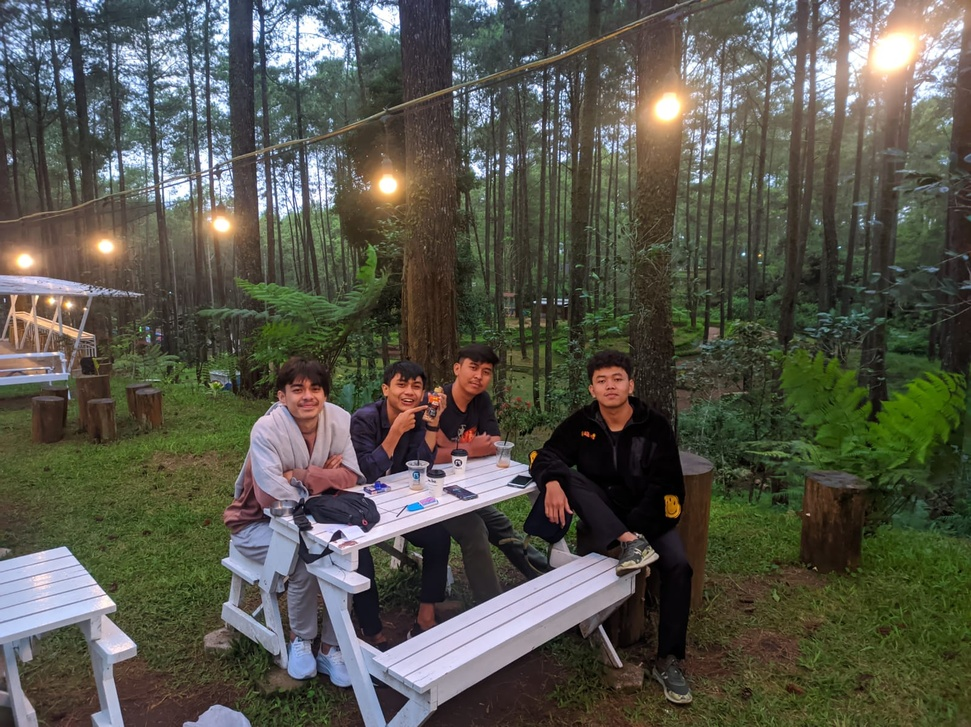
#> input picture satuu.jpg, 971 x 727 px, shrunk from 1600 x 1197 before the run
$ jupyter execute 'Feature Detection and Matching.ipynb'
#> lines starting #> are read from the running program, lines starting #| are printed output that depends on the picture
[cell 1]
# Contoh Script untuk feature detection and Matching
# Modifikasi script ini untuk mencoba metode yang berbeda

import numpy as np
import cv2
from matplotlib import pyplot as plt

# Gunakan gambar yang ada pada laptop masing-masing
img1 = cv2.imread('satuu.jpg') # gambar yang dituju
#> img1 is the input picture: shape (727, 971, 3); mean B, G, R 75.6, 86.3, 86.6
img2 = cv2.imread('duaa.jpg') # gambar yang dicari
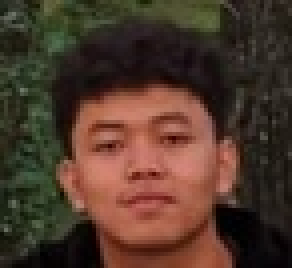
#> input picture duaa.jpg, 73 x 67 px, shrunk from 121 x 110 before the run (shown 4 times larger)
#> img2 is the input picture: shape (67, 73, 3); mean B, G, R 42.9, 56.1, 79.1
gray1= cv2.cvtColor(img1,cv2.COLOR_BGR2GRAY)
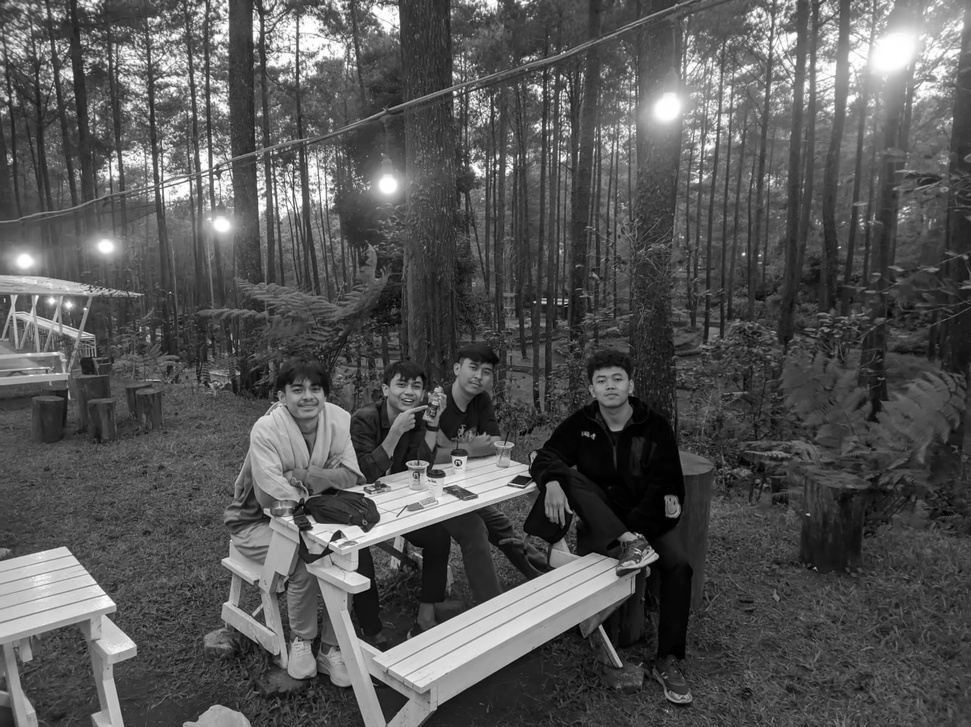
#> gray1: shape (727, 971); min 0, max 255, mean 85.2
gray2= cv2.cvtColor(img2,cv2.COLOR_BGR2GRAY)
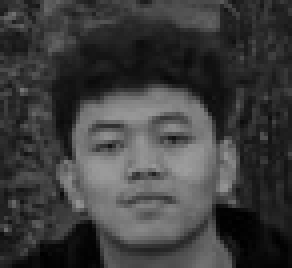
#> gray2: shape (67, 73) (shown 4 times larger); min 0, max 156, mean 61.5

# Menggunakan Detector SIFT
sift = cv2.SIFT_create()

# Mencari Keypoint dengan SIFT
kp1, des1 = sift.detectAndCompute(gray1,None)
#> kp1 = 7059 keypoints; strongest (x, y, size): (455, 93, 2.6), (337, 535, 6), (743, 254, 2.1), (215, 176, 2.4)
kp2, des2 = sift.detectAndCompute(gray2,None)
#> kp2 = 52 keypoints; strongest (x, y, size): (38, 39, 22.7), (27, 34, 2), (56, 46, 2.4), (43, 32, 2)

# Melakukan Matching dari hasil deteksi keypoints menggunakan
# BruteForce Matcher
bf = cv2.BFMatcher()
matches = bf.knnMatch(des1,des2, k=2)
#> matches = 7059 matches

# Uji rasio matching sederhana
good = []
for m,n in matches:
    if m.distance < 0.5*n.distance:
        good.append([m])
#> after the loop, good = 31 matches
img3 = None
# menggambar hasil match pada gambar baru (IMG3)
img3 = cv2.drawMatchesKnn(img1,kp1,img2,kp2,good,img3,flags=2)
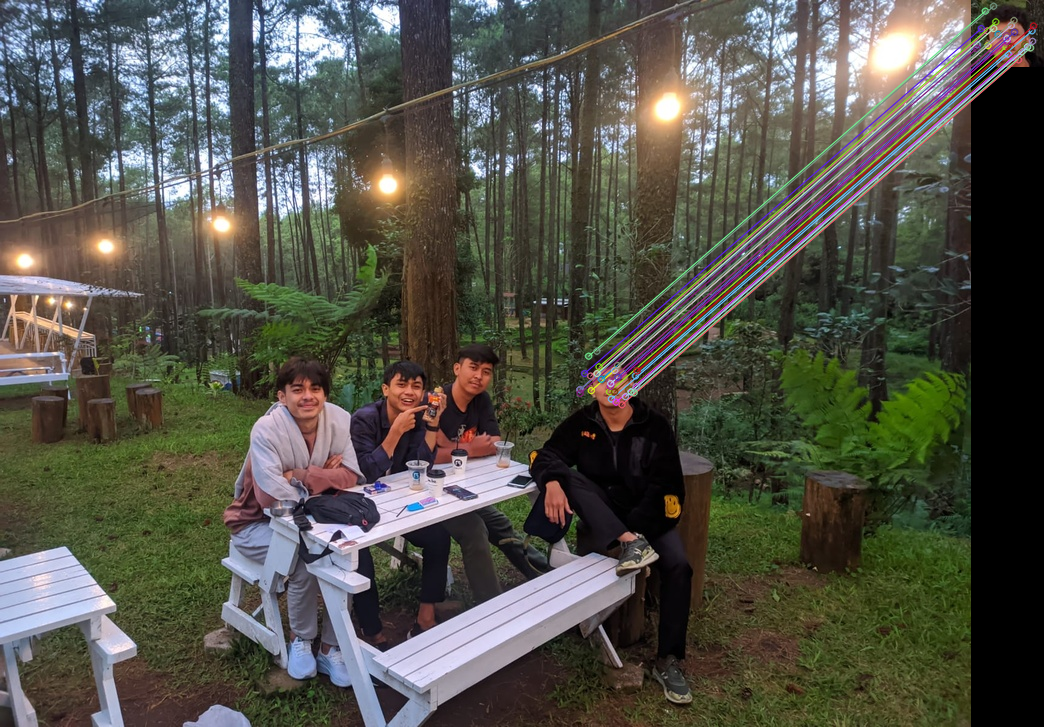
#> img3: shape (727, 1044, 3); mean B, G, R 72.3, 81.8, 82.3
plt.imshow(cv2.cvtColor(img3, cv2.COLOR_BGR2RGB)),plt.show()
